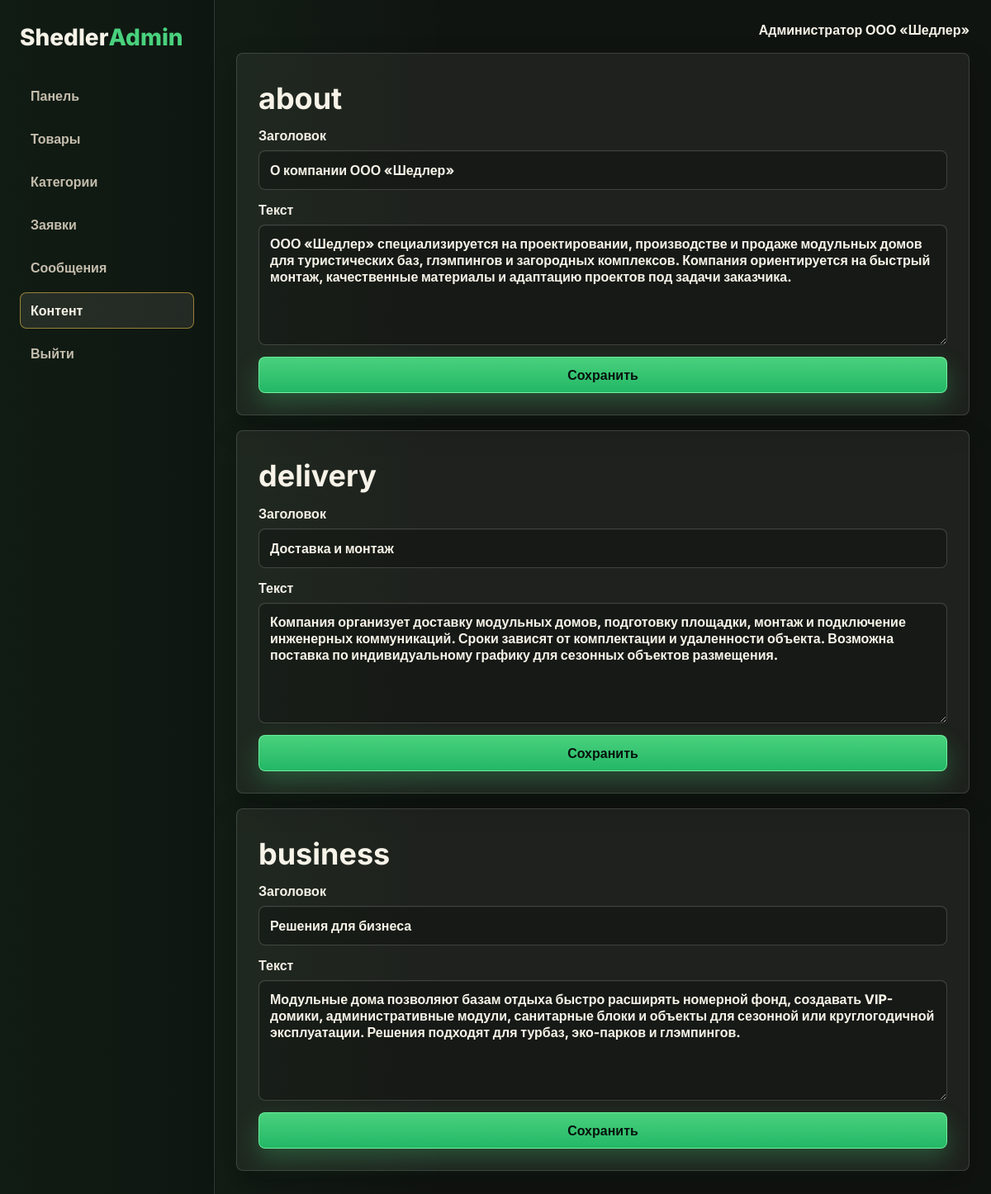
Page /admin/content (signed in) on the committed database.
### tables this page shows
CREATE TABLE site_content (
            id INTEGER PRIMARY KEY AUTOINCREMENT,
            page_key TEXT NOT NULL UNIQUE,
            title TEXT NOT NULL,
            body TEXT NOT NULL
        );

### app.py (the view, shortened to what this page needs)
@app.route("/admin/content", methods=["GET", "POST"])
@admin_required
def admin_content():
    pages = query_db("SELECT * FROM site_content ORDER BY id")
    return render_template("admin/content.html", pages=pages)

### app.py (called while the page is built)
def get_db() -> sqlite3.Connection:
    if "db" not in g:
        g.db = sqlite3.connect(DATABASE)
        g.db.row_factory = sqlite3.Row
    return g.db

def query_db(query: str, params: tuple = (), one: bool = False) -> Any:
    cur = get_db().execute(query, params)
    rows = cur.fetchall()
    cur.close()
    return (rows[0] if rows else None) if one else rows

def admin_required(view):
    @wraps(view)
    def wrapped_view(**kwargs):
        if not session.get("admin_id"):
            return redirect(url_for("admin_login"))
        return view(**kwargs)
    return wrapped_view

def get_favorites() -> List[int]:
    return session.get("favorites", [])

@app.context_processor
def inject_globals() -> Dict[str, Any]:
    categories = query_db("SELECT * FROM categories ORDER BY name")
    favorites = get_favorites()
    compare = session.get("compare", [])
    return {
        "nav_categories": categories,
        "favorite_ids": favorites,
        "favorite_count": len(favorites),
        "compare_ids": compare,
        "compare_count": len(compare),
        "format_price": format_price,
    }

### templates/admin/content.html (shortened to what this page needs)
{% extends 'admin/layout.html' %}
{% block content %}
<section class="admin-section">
  {% for item in pages %}
  <form class="admin-card stacked-gap" method="post">
    <h2>{{ item.page_key }}</h2>
    <label>Заголовок<input type="text" name="title" value="{{ item.title }}" placeholder="Заголовок страницы" required></label>
    <label>Текст<textarea name="body" rows="6" placeholder="Текст страницы" required>{{ item.body }}</textarea></label>
    <button class="btn btn-primary" type="submit">Сохранить</button>
  </form>
  {% endfor %}
</section>
{% endblock %}

### static/css/styles.css (style rules this page uses)
:root { --bg: #101410; --bg-soft: #151a16; --panel: #1b211c; --panel-strong: #222a23; --surface: #f7f3e8; --surface-muted: #e6dfd0; --line: rgba(255, 255, 255, 0.14); --line-strong: rgba(255, 255, 255, 0.28); --text: #f7f3e8; --muted: #c5bdad; --ink: #17120b; --brand: #49d17d; --brand-strong: #23b766; --brand-deep: #0f8f55; --accent: #f7c948; --accent-strong: #f0a91e; --danger: #ef4444; --danger-strong: #dc2626; --info: #38bdf8; --warning: #f59e0b; --success: #22c55e; --radius: 8px; --glass: rgba(255, 255, 255, 0.08); --glass-strong: rgba(255, 255, 255, 0.12); --shadow: 0 24px 60px rgba(0, 0, 0, 0.34); --shadow-soft: 0 14px 34px rgba(0, 0, 0, 0.24); }
* { box-sizing: border-box; }
html { scroll-behavior: smooth; }
body { margin: 0; font-family: "Inter", Arial, sans-serif; background: radial-gradient(circle at top left, rgba(73, 209, 125, 0.18), transparent 34rem), radial-gradient(circle at 92% 12%, rgba(35, 183, 102, 0.12), transparent 28rem), linear-gradient(180deg, #101410 0%, #151a16 52%, #101410 100%); color: var(--text); }
button, input, textarea, select { font: inherit; }
button { border: 0; }
.section-head h2, .content-card h2, .form-card h2, .admin-card h2 { margin: 8px 0 0; font-size: clamp(26px, 3vw, 36px); line-height: 1.15; }
.stacked-gap { display: grid; gap: 16px; }
.btn, .primary-btn, .ghost-btn, .danger-btn { min-height: 44px; display: inline-flex; align-items: center; justify-content: center; gap: 8px; border-radius: var(--radius); border: 1px solid transparent; padding: 11px 16px; color: var(--text); text-decoration: none; font-weight: 800; line-height: 1.15; cursor: pointer; user-select: none; transition: transform 0.16s ease, box-shadow 0.16s ease, background 0.16s ease, border-color 0.16s ease, color 0.16s ease; }
.btn-primary, .primary-btn { background: linear-gradient(180deg, var(--brand), var(--brand-strong)); border-color: rgba(130, 255, 174, 0.72); color: #07120d; box-shadow: 0 12px 28px rgba(73, 209, 125, 0.28); }
.hero-card, .content-card, .form-card, .sidebar-card, .feature-box, .product-card, .admin-card, .stat-card, .solution-card, .benefit-card, .cta-banner, .cta-card, .request-note { background: rgba(247, 243, 232, 0.06); border: 1px solid var(--line); border-radius: var(--radius); box-shadow: var(--shadow-soft); }
.feature-box, .content-card, .sidebar-card, .admin-card { padding: 26px; }
.form-card, .filter-form, .admin-card:is(form), .admin-card form, .status-form { display: grid; gap: 14px; }
label { display: grid; gap: 8px; color: #f4f0e6; font-weight: 750; }
input:not([type="checkbox"]):not([type="hidden"]), textarea, select { width: 100%; min-height: 48px; border: 1px solid rgba(255, 255, 255, 0.18); border-radius: var(--radius); background: rgba(0, 0, 0, 0.24); color: var(--text); padding: 12px 13px; box-shadow: inset 0 1px 0 rgba(255, 255, 255, 0.04); transition: border-color 0.16s ease, background 0.16s ease, box-shadow 0.16s ease; }
input::placeholder, textarea::placeholder { color: rgba(245, 238, 222, 0.52); }
textarea { resize: vertical; }
.admin-body { background: linear-gradient(90deg, rgba(73, 209, 125, 0.08), transparent 34rem), #101410; }
.admin-section { display: grid; gap: 18px; margin-bottom: 18px; }

### rows in the picture
site_content: page_key "about", title "О компании ООО «Шедлер»", body "ООО «Шедлер» специализируется на проектировании, производстве и продаже модульных домов для туристических баз, глэмпингов и загородных комплексов. Компания ориентируется на быстрый монтаж, качественные материалы и адаптацию проектов под задачи заказчика."
site_content: page_key "delivery", title "Доставка и монтаж", body "Компания организует доставку модульных домов, подготовку площадки, монтаж и подключение инженерных коммуникаций. Сроки зависят от комплектации и удаленности объекта. Возможна поставка по индивидуальному графику для сезонных объектов размещения."
site_content: page_key "business", title "Решения для бизнеса", body "Модульные дома позволяют базам отдыха быстро расширять номерной фонд, создавать VIP-домики, административные модули, санитарные блоки и объекты для сезонной или круглогодичной эксплуатации. Решения подходят для турбаз, эко-парков и глэмпингов."

### other values in the picture
{{ session.get('admin_name', 'Администратор') }} "Администратор ООО «Шедлер»"
